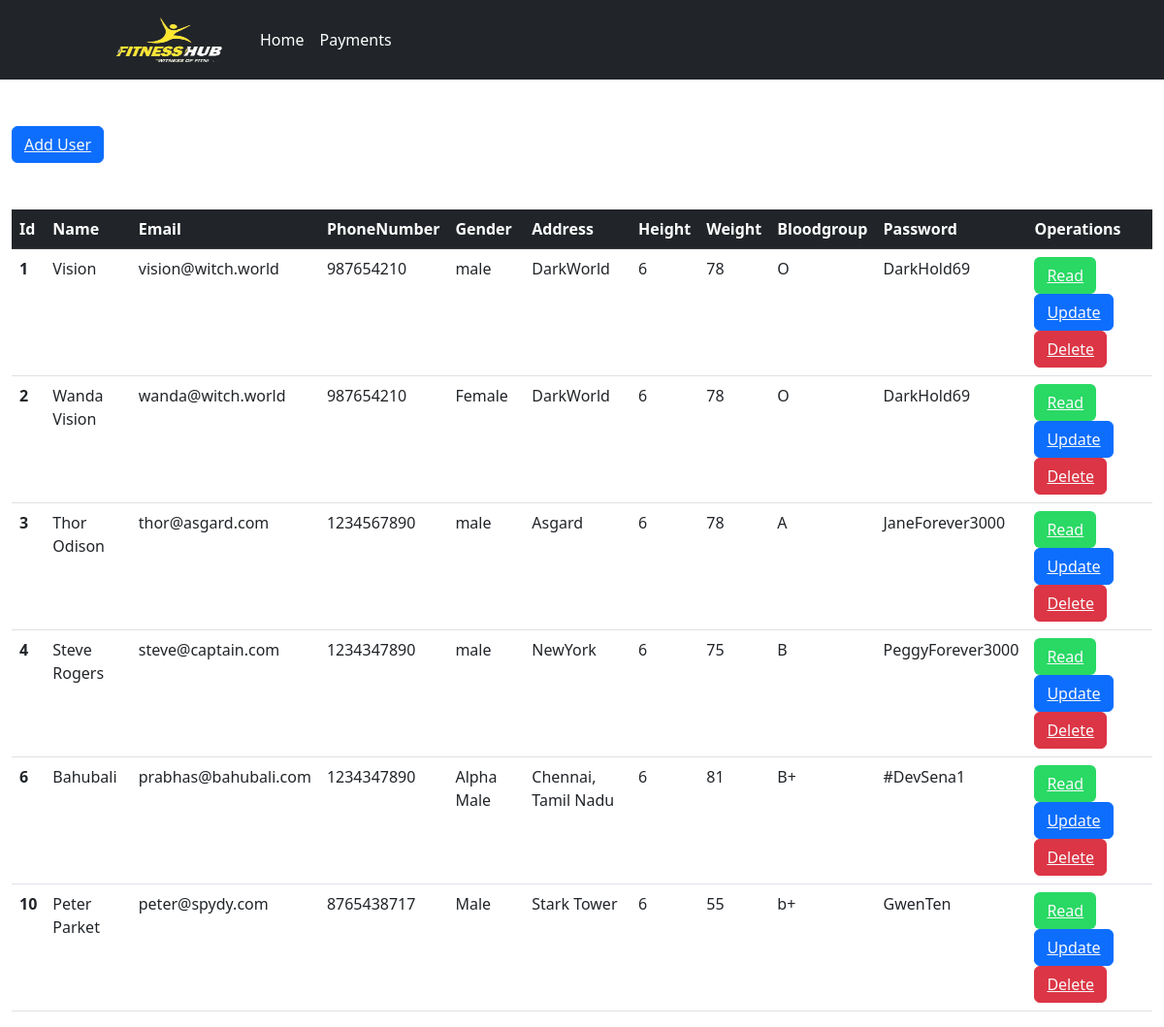
The app's page /admin.php with its own data.
### tables this page shows
CREATE TABLE `users` (
  `id` int(11) NOT NULL,
  `name` varchar(255) NOT NULL,
  `email` varchar(255) NOT NULL,
  `phone` varchar(255) NOT NULL,
  `gender` varchar(255) NOT NULL,
  `address` varchar(2552) NOT NULL,
  `height` varchar(255) NOT NULL,
  `weight` varchar(255) NOT NULL,
  `bloodgroup` varchar(255) NOT NULL,
  `password` varchar(255) NOT NULL
);

### admin.php (the view, shortened to what this page needs)
<?php
include 'connect.php';
 ?>
<!doctype html>
<html lang="en">
  <head>
    <link href="https://cdn.jsdelivr.net/npm/bootstrap@5.2.1/dist/css/bootstrap.min.css" rel="stylesheet">
  </head>
  <body>
 <header class="p-3 bg-dark text-white">
  <div class="container" >
    <div class="d-flex flex-wrap align-items-center justify-content-center justify-content-lg-start">
      <a href="/" class="d-flex align-items-center mb-2 mb-lg-0 text-white text-decoration-none">
      <svg class="bi me-2" width="40" height="32" role="img" aria-label="Bootstrap"><use xlink:href="#bootstrap"></use></svg>
      </a>
      <div class="logo">
        <a href="index.html">
          <img src="assets/image.png" alt="logo" width="170" height="50">
        </a>
      </div>
      <ul class="nav py-7 col-12 col-lg-auto me-lg-auto mb-2 justify-content-center mb-md-0">
      <li><a href="admin.php" class="nav-link px-2 text-white">Home</a></li>
      <li><a href="#" class="nav-link px-2 text-white">Payments</a></li>
      <li><a href="#" class="nav-link px-2 text-white"></a></li>
      <li><a href="#" class="nav-link px-2 text-white"></a></li>
      </ul>
    </div>
  </div>
</header>
    <div class="container-fluid pl-5 pr-5">
        <button class="btn btn-primary my-5"><a href="index.php" class="text-light">Add User</a></button>
        <table class="table">
  <thead>
    <tr class="table-dark">
      <th scope="col">Id</th>
      <th scope="col">Name</th>
      <th scope="col">Email</th>
      <th scope="col">PhoneNumber</th>
      <th scope="col">Gender</th>
      <th scope="col">Address</th>
      <th scope="col">Height</th>
      <th scope="col">Weight</th>
      <th scope="col">Bloodgroup</th>
      <th scope="col">Password</th>
      <th scope="col">Operations</th>
    </tr>
  </thead>
  <tbody>
    <?php
    $sql = "select * from `users`";
    $result = mysqli_query($conn, $sql);
    if($result){
      while($row = $result->fetch_assoc()){
        $id = $row['id'];
        $name = $row['name'];
        $email = $row['email'];
		    $phone = $row['phone'];
		    $gender = $row['gender'];
		    $address = $row['address'];
		    $height = $row['height'];
		    $weight = $row['weight'];
		    $bloodgroup = $row['bloodgroup'];
		    $password = $row['password'];
        echo '
        <tr>
          <th scope="row">'.$id.'</th>
          <td>'.$name.'</td>
          <td>'.$email.'</td>
          <td>'.$phone.'</td>
          <td>'.$gender.'</td>
          <td>'.$address.'</td>
          <td>'.$height.'</td>
          <td>'.$weight.'</td>
          <td>'.$bloodgroup.'</td>
          <td>'.$password.'</td>
          <td>
            <button class ="btn " style="background-color:#29d964"><a href="read.php" class= "text-light">Read</a></button>
            <button class ="btn btn-primary"><a href="update.php?updateid='.$id.'" class= "text-light">Update</a></button>
            <button class ="btn btn-danger"><a href="delete.php?deleteid='.$id.'" class= "text-light">Delete</a></button>
          </td>
        </tr>
        ';
      };
    }
    ?>
  </tbody>
</table>
</div>
  </body>
</html>

### records on screen
users: id "1", name "Vision", email "vision@witch.world", phone "987654210", gender "male", address "DarkWorld", height "6", weight "78", bloodgroup "O", password "DarkHold69"
users: id "2", name "Wanda Vision", email "wanda@witch.world", phone "987654210", gender "Female", address "DarkWorld", height "6", weight "78", bloodgroup "O", password "DarkHold69"
users: id "3", name "Thor Odison", email "thor@asgard.com", phone "1234567890", gender "male", address "Asgard", height "6", weight "78", bloodgroup "A", password "JaneForever3000"
users: id "4", name "Steve Rogers", email "steve@captain.com", phone "1234347890", gender "male", address "NewYork", height "6", weight "75", bloodgroup "B", password "PeggyForever3000"
users: id "6", name "Bahubali", email "prabhas@bahubali.com", phone "1234347890", gender "Alpha Male", address "Chennai, Tamil Nadu", height "6", weight "81", bloodgroup "B+", password "#DevSena1"
users: id "10", name "Peter Parket", email "peter@spydy.com", phone "8765438717", gender "Male", address "Stark Tower", height "6", weight "55", bloodgroup "b+", password "GwenTen"
